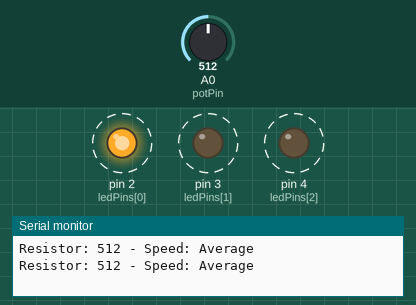
A sketch run on a simulated Arduino Uno, built with avr-gcc and run on an emulated ATmega328P. Parts: output pins drawn as LEDs (lit = HIGH), the last lines printed to the serial monitor. Dashed ring = blinking. Inputs (shaded band) come from the test bench; at power-on: A0 (potPin) = 512.

Above: at 0.87 s.
1.6 s: A0 (potPin) set to 331
At 3.1 s:
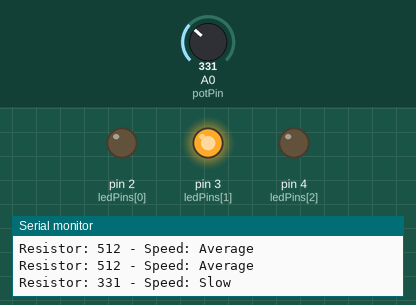
5.1 s: A0 (potPin) set to 692
At 5.3 s:
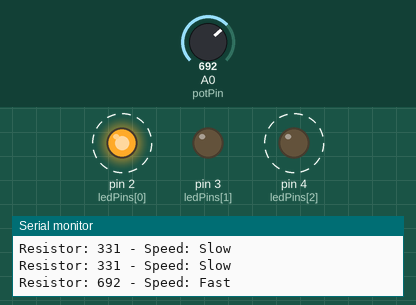
Timing chart, 0 to 14.6 s (numbered marks = the images above; inputs shaded):
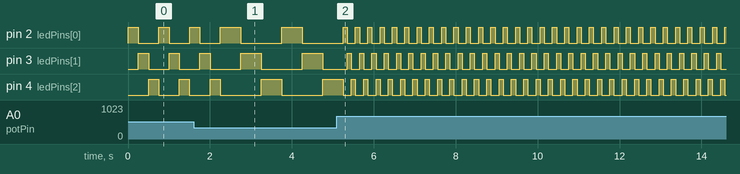

The sketch:

task2.ino
```cpp
const int potPin = A0;
const int ledPins[] = {2, 3, 4};
const int totalLeds = 3;
int potValue = 0;
int delayTime = 0;
String speedLevel = "";

void setup() {
  for (int i = 0; i < totalLeds; i++) {
    pinMode(ledPins[i], OUTPUT);
  }

  Serial.begin(115200);
}

void loop() {
  potValue = analogRead(potPin);

  if (potValue < 341) {
    delayTime = 500;
    speedLevel = "Slow";
  } else if (potValue < 682) {
    delayTime = 250;
    speedLevel = "Average";
  } else {
    delayTime = 100;
    speedLevel = "Fast";
  }

  Serial.print("Resistor: ");
  Serial.print(potValue);
  Serial.print(" - Speed: ");
  Serial.println(speedLevel);

  for (int i = 0; i < totalLeds; i++) {
    digitalWrite(ledPins[i], HIGH);
    delay(delayTime);
    digitalWrite(ledPins[i], LOW);
  }
}
```

Measured:
- after the input at 5.1 s, pin 2 (ledPins[0]), pin 3 (ledPins[1]): alternates HIGH for 0.10 s and LOW for 0.20 s, starting after 0.25 s; pin 4 (ledPins[2]): alternates HIGH for 0.10 s and LOW for 0.20 s, starting after 0.35 s
